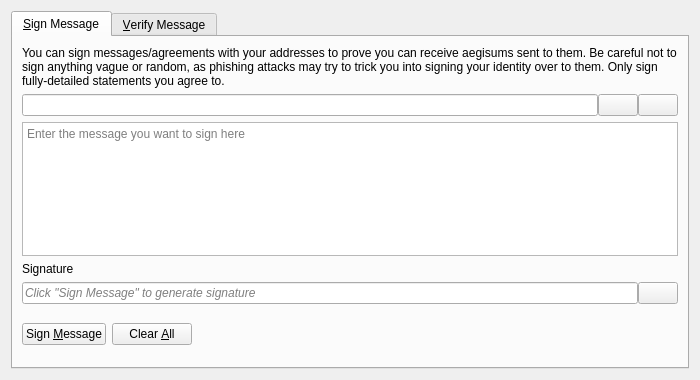
<?xml version="1.0" encoding="UTF-8"?>
<ui version="4.0">
 <class>SignVerifyMessageDialog</class>
 <widget class="QDialog" name="SignVerifyMessageDialog">
  <property name="geometry">
   <rect>
    <x>0</x>
    <y>0</y>
    <width>700</width>
    <height>380</height>
   </rect>
  </property>
  <property name="windowTitle">
   <string>Signatures - Sign / Verify a Message</string>
  </property>
  <property name="modal">
   <bool>true</bool>
  </property>
  <layout class="QVBoxLayout" name="verticalLayout">
   <item>
    <widget class="QTabWidget" name="tabWidget">
     <property name="currentIndex">
      <number>0</number>
     </property>
     <widget class="QWidget" name="tabSignMessage">
      <attribute name="title">
       <string>&amp;Sign Message</string>
      </attribute>
      <layout class="QVBoxLayout" name="verticalLayout_SM">
       <item>
        <widget class="QLabel" name="infoLabel_SM">
         <property name="text">
          <string>You can sign messages/agreements with your addresses to prove you can receive aegisums sent to them. Be careful not to sign anything vague or random, as phishing attacks may try to trick you into signing your identity over to them. Only sign fully-detailed statements you agree to.</string>
         </property>
         <property name="textFormat">
          <enum>Qt::PlainText</enum>
         </property>
         <property name="wordWrap">
          <bool>true</bool>
         </property>
        </widget>
       </item>
       <item>
        <layout class="QHBoxLayout" name="horizontalLayout_1_SM">
         <property name="spacing">
          <number>0</number>
         </property>
         <item>
          <widget class="QValidatedLineEdit" name="addressIn_SM">
           <property name="toolTip">
            <string>The Aegisum address to sign the message with</string>
           </property>
          </widget>
         </item>
         <item>
          <widget class="QPushButton" name="addressBookButton_SM">
           <property name="toolTip">
            <string>Choose previously used address</string>
           </property>
           <property name="text">
            <string/>
           </property>
           <property name="icon">
            <iconset resource="../bitcoin.qrc">
             <normaloff>:/icons/address-book</normaloff>:/icons/address-book</iconset>
           </property>
           <property name="shortcut">
            <string>Alt+A</string>
           </property>
           <property name="autoDefault">
            <bool>false</bool>
           </property>
          </widget>
         </item>
         <item>
          <widget class="QPushButton" name="pasteButton_SM">
           <property name="toolTip">
            <string>Paste address from clipboard</string>
           </property>
           <property name="text">
            <string/>
           </property>
           <property name="icon">
            <iconset resource="../bitcoin.qrc">
             <normaloff>:/icons/editpaste</normaloff>:/icons/editpaste</iconset>
           </property>
           <property name="shortcut">
            <string>Alt+P</string>
           </property>
           <property name="autoDefault">
            <bool>false</bool>
           </property>
          </widget>
         </item>
        </layout>
       </item>
       <item>
        <widget class="QPlainTextEdit" name="messageIn_SM">
         <property name="toolTip">
          <string>Enter the message you want to sign here</string>
         </property>
         <property name="placeholderText">
          <string>Enter the message you want to sign here</string>
         </property>
        </widget>
       </item>
       <item>
        <widget class="QLabel" name="signatureLabel_SM">
         <property name="text">
          <string>Signature</string>
         </property>
         <property name="textFormat">
          <enum>Qt::PlainText</enum>
         </property>
        </widget>
       </item>
       <item>
        <layout class="QHBoxLayout" name="horizontalLayout_2_SM">
         <property name="spacing">
          <number>0</number>
         </property>
         <item>
          <widget class="QLineEdit" name="signatureOut_SM">
           <property name="placeholderText">
            <string>Click "Sign Message" to generate signature</string>
           </property>
           <property name="font">
            <font>
             <italic>true</italic>
            </font>
           </property>
           <property name="readOnly">
            <bool>true</bool>
           </property>
          </widget>
         </item>
         <item>
          <widget class="QPushButton" name="copySignatureButton_SM">
           <property name="toolTip">
            <string>Copy the current signature to the system clipboard</string>
           </property>
           <property name="text">
            <string/>
           </property>
           <property name="icon">
            <iconset resource="../bitcoin.qrc">
             <normaloff>:/icons/editcopy</normaloff>:/icons/editcopy</iconset>
           </property>
           <property name="autoDefault">
            <bool>false</bool>
           </property>
          </widget>
         </item>
        </layout>
       </item>
       <item>
        <layout class="QHBoxLayout" name="horizontalLayout_3_SM">
         <item>
          <widget class="QPushButton" name="signMessageButton_SM">
           <property name="toolTip">
            <string>Sign the message to prove you own this Aegisum address</string>
           </property>
           <property name="text">
            <string>Sign &amp;Message</string>
           </property>
           <property name="icon">
            <iconset resource="../bitcoin.qrc">
             <normaloff>:/icons/edit</normaloff>:/icons/edit</iconset>
           </property>
           <property name="autoDefault">
            <bool>false</bool>
           </property>
          </widget>
         </item>
         <item>
          <widget class="QPushButton" name="clearButton_SM">
           <property name="toolTip">
            <string>Reset all sign message fields</string>
           </property>
           <property name="text">
            <string>Clear &amp;All</string>
           </property>
           <property name="icon">
            <iconset resource="../bitcoin.qrc">
             <normaloff>:/icons/remove</normaloff>:/icons/remove</iconset>
           </property>
           <property name="autoDefault">
            <bool>false</bool>
           </property>
          </widget>
         </item>
         <item>
          <spacer name="horizontalSpacer_1_SM">
           <property name="orientation">
            <enum>Qt::Horizontal</enum>
           </property>
           <property name="sizeHint" stdset="0">
            <size>
             <width>40</width>
             <height>48</height>
            </size>
           </property>
          </spacer>
         </item>
         <item>
          <widget class="QLabel" name="statusLabel_SM">
           <property name="font">
            <font>
             <weight>75</weight>
             <bold>true</bold>
            </font>
           </property>
           <property name="text">
            <string/>
           </property>
           <property name="wordWrap">
            <bool>true</bool>
           </property>
          </widget>
         </item>
         <item>
          <spacer name="horizontalSpacer_2_SM">
           <property name="orientation">
            <enum>Qt::Horizontal</enum>
           </property>
           <property name="sizeHint" stdset="0">
            <size>
             <width>40</width>
             <height>48</height>
            </size>
           </property>
          </spacer>
         </item>
        </layout>
       </item>
      </layout>
     </widget>
     <widget class="QWidget" name="tabVerifyMessage">
      <attribute name="title">
       <string>&amp;Verify Message</string>
      </attribute>
      <layout class="QVBoxLayout" name="verticalLayout_VM">
       <item>
        <widget class="QLabel" name="infoLabel_VM">
         <property name="text">
          <string>Enter the receiver's address, message (ensure you copy line breaks, spaces, tabs, etc. exactly) and signature below to verify the message. Be careful not to read more into the signature than what is in the signed message itself, to avoid being tricked by a man-in-the-middle attack. Note that this only proves the signing party receives with the address, it cannot prove sendership of any transaction!</string>
         </property>
         <property name="textFormat">
          <enum>Qt::PlainText</enum>
         </property>
         <property name="alignment">
          <set>Qt::AlignLeading|Qt::AlignLeft|Qt::AlignTop</set>
         </property>
         <property name="wordWrap">
          <bool>true</bool>
         </property>
        </widget>
       </item>
       <item>
        <layout class="QHBoxLayout" name="horizontalLayout_1_VM">
         <property name="spacing">
          <number>0</number>
         </property>
         <item>
          <widget class="QValidatedLineEdit" name="addressIn_VM">
           <property name="toolTip">
            <string>The Aegisum address the message was signed with</string>
           </property>
          </widget>
         </item>
         <item>
          <widget class="QPushButton" name="addressBookButton_VM">
           <property name="toolTip">
            <string>Choose previously used address</string>
           </property>
           <property name="text">
            <string/>
           </property>
           <property name="icon">
            <iconset resource="../bitcoin.qrc">
             <normaloff>:/icons/address-book</normaloff>:/icons/address-book</iconset>
           </property>
           <property name="shortcut">
            <string>Alt+A</string>
           </property>
           <property name="autoDefault">
            <bool>false</bool>
           </property>
          </widget>
         </item>
        </layout>
       </item>
       <item>
        <widget class="QPlainTextEdit" name="messageIn_VM">
          <property name="toolTip">
            <string>The signed message to verify</string>
          </property>
          <property name="placeholderText">
            <string>The signed message to verify</string>
          </property>
        </widget>
       </item>
       <item>
        <widget class="QValidatedLineEdit" name="signatureIn_VM">
          <property name="toolTip">
            <string>The signature given when the message was signed</string>
          </property>
          <property name="placeholderText">
            <string>The signature given when the message was signed</string>
          </property>
        </widget>
       </item>
       <item>
        <layout class="QHBoxLayout" name="horizontalLayout_2_VM">
         <item>
          <widget class="QPushButton" name="verifyMessageButton_VM">
           <property name="toolTip">
            <string>Verify the message to ensure it was signed with the specified Aegisum address</string>
           </property>
           <property name="text">
            <string>Verify &amp;Message</string>
           </property>
           <property name="icon">
            <iconset resource="../bitcoin.qrc">
             <normaloff>:/icons/transaction_0</normaloff>:/icons/transaction_0</iconset>
           </property>
           <property name="autoDefault">
            <bool>false</bool>
           </property>
          </widget>
         </item>
         <item>
          <widget class="QPushButton" name="clearButton_VM">
           <property name="toolTip">
            <string>Reset all verify message fields</string>
           </property>
           <property name="text">
            <string>Clear &amp;All</string>
           </property>
           <property name="icon">
            <iconset resource="../bitcoin.qrc">
             <normaloff>:/icons/remove</normaloff>:/icons/remove</iconset>
           </property>
           <property name="autoDefault">
            <bool>false</bool>
           </property>
          </widget>
         </item>
         <item>
          <spacer name="horizontalSpacer_1_VM">
           <property name="orientation">
            <enum>Qt::Horizontal</enum>
           </property>
           <property name="sizeHint" stdset="0">
            <size>
             <width>40</width>
             <height>48</height>
            </size>
           </property>
          </spacer>
         </item>
         <item>
          <widget class="QLabel" name="statusLabel_VM">
           <property name="font">
            <font>
             <weight>75</weight>
             <bold>true</bold>
            </font>
           </property>
           <property name="text">
            <string/>
           </property>
           <property name="wordWrap">
            <bool>true</bool>
           </property>
          </widget>
         </item>
         <item>
          <spacer name="horizontalSpacer_2_VM">
           <property name="orientation">
            <enum>Qt::Horizontal</enum>
           </property>
           <property name="sizeHint" stdset="0">
            <size>
             <width>40</width>
             <height>48</height>
            </size>
           </property>
          </spacer>
         </item>
        </layout>
       </item>
      </layout>
     </widget>
    </widget>
   </item>
  </layout>
 </widget>
 <customwidgets>
  <customwidget>
   <class>QValidatedLineEdit</class>
   <extends>QLineEdit</extends>
   <header>qt/qvalidatedlineedit.h</header>
  </customwidget>
 </customwidgets>
 <resources>
  <include location="../bitcoin.qrc"/>
 </resources>
 <connections/>
</ui>
